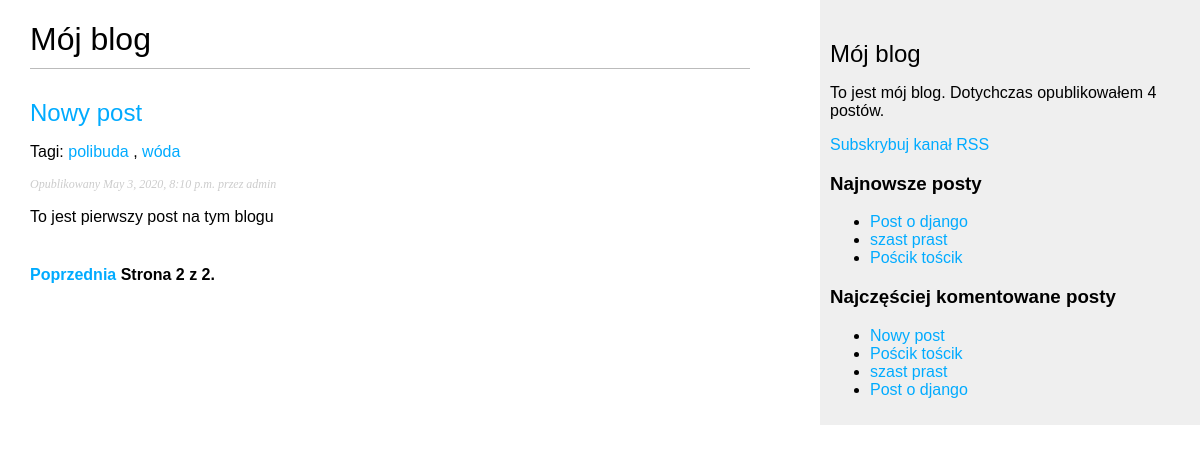
Screenshot of /blog/?page=2 with the database file from the repository.
### blog/models.py (models this page shows, shortened)
class Post(models.Model):
    STATUS_CHOICES = (
        ('draft', 'Draft'),
        ('published', 'Published'),
                      )
    title = models.CharField(max_length=250)
    slug = models.SlugField(max_length=250, unique_for_date='publish')
    author = models.ForeignKey(User, on_delete=models.CASCADE, related_name='blog_posts')
    body = models.TextField()
    publish = models.DateTimeField(default=timezone.now)
    created = models.DateTimeField(auto_now_add=True)
    updated = models.DateTimeField(auto_now=True)
    status = models.CharField(max_length=10, choices=STATUS_CHOICES, default='draft')
    objects = models.Manager()
    published = PublishedManager()
    tags = TaggableManager()
    class Meta:
        ordering = ('-publish', )
    def get_absolute_url(self):
        return reverse('blog:post_detail', args=[self.publish.year, self.publish.strftime('%m'),
                                                 self.publish.strftime('%d'), self.slug])

### blog/views.py (the view)
# urls.py: path('', views.post_list, name='post_list'),
def post_list(request, tag_slug=None):
    object_list = Post.published.all()
    if tag_slug:
        tag = get_object_or_404(Tag, slug=tag_slug)
        object_list = object_list.filter(tags__in=[tag])
    else:
        tag = None
    paginator = Paginator(object_list, 3)
    page = request.GET.get('page')
    try:
        posts = paginator.page(page)
    except PageNotAnInteger:
        posts = paginator.page(1)
    except EmptyPage:
        posts = paginator.pate(paginator.num_pages)
    return render(request, 'blog/post/list.html', {'page': page, 'posts': posts, 'tag': tag})

### blog/models.py (called while the page is built)
    def get_queryset(self):
        return super(PublishedManager, self).get_queryset().filter(status='published')

### blog/templatetags/blog_tags.py (called while the page is built)
@register.simple_tag
def total_posts():
    return Post.published.count()

@register.inclusion_tag('blog/post/latest_posts.html')
def show_latest_posts(count=5):
    latest_posts = Post.published.order_by('-publish')[:count]
    return {'latest_posts': latest_posts}

@register.simple_tag
def get_most_commented_posts(count=5):
    return Post.published.annotate(total_comments=Count('comments')).order_by('-total_comments')[:count]

@register.filter(name='markdown')
def markdown_format(text):
    return mark_safe(markdown.markdown(text))

### blog/templates/blog/post/list.html (shortened to what this page needs)
{% extends "blog/base.html" %}
{% block content %}
{% load blog_tags %}
 <h1>Mój blog</h1>
 {% for post in posts %}
 <h2>
 <a href="{{ post.get_absolute_url }}">
{{ post.title }}
 </a>
 </h2>
<p class="tags">Tagi:
 {% for tag in post.tags.all %}
  <a href="{% url 'blog:post_list_by_tag' tag.slug %}">{{ tag.name }}</a>
  {% if not forloop.last %}, {% endif %}
 {% endfor %}
</p>
 <p class="date">
 Opublikowany {{ post.publish }} przez {{ post.author }}
 </p>
 {{ post.body|markdown|truncatewords_html:30 }}
 {% endfor %}
{% include "pagination.html" with page=posts %}
{% endblock %}

### blog/templates/blog/base.html (shortened to what this page needs)
<!DOCTYPE html>
{% load blog_tags %}
{% load static %}
<html>
<head>
  <link href="{% static 'css/blog.css' %}" rel="stylesheet">
</head>
<body>
  <div id="content">
    {% block content %}
    {% endblock %}
  </div>
  <div id="sidebar">
  <h2>Mój blog</h2>
  <p>To jest mój blog. Dotychczas opublikowałem {% total_posts %} postów.</p>
  <p><a href="{% url 'blog:post_feed' %}">Subskrybuj kanał RSS</a></p>
  <h3>Najnowsze posty</h3>
  {% show_latest_posts 3 %}
  <h3>Najczęściej komentowane posty</h3>
{% get_most_commented_posts as most_commented_posts %}
<ul>
{% for post in most_commented_posts %}
  <li>
    <a href="{{ post.get_absolute_url }}">{{ post.title }}</a>
  </li>
{% endfor %}
</ul>
</div>
</body>
</html>

### blog/templates/blog/post/latest_posts.html
<ul>
{% for post in latest_posts %}
  <li>
    <a href="{{ post.get_absolute_url }}">{{ post.title }}</a>
  </li>
{% endfor %}
</ul>

### blog/static/css/blog.css (style rules this page uses)
body { margin:0; padding:0; font-family:helvetica, sans-serif; }
a { color:#00abff; text-decoration:none; }
h1 { font-weight:normal; border-bottom:1px solid #bbb; padding:0 0 10px 0; }
h2 { font-weight:normal; margin:30px 0 0; }
#content { float:left; width:60%; padding:0 0 0 30px; }
#sidebar { float:right; width:30%; padding:10px; background:#efefef; height:100%; }
p.date { color:#ccc; font-family: georgia, serif; font-size: 12px; font-style: italic; }

### rows the page displays
Post: title "Nowy post", publish "May 3, 2020, 8:10 p.m.", author "admin", body "To jest pierwszy post na tym blogu"
Tag: name "polibuda"
Tag: name "wóda"
Post: title "Post o django"
Post: title "szast prast"
Post: title "Pościk tościk"

### other values shown
{{ page.number }} "2"
{{ page.paginator.num_pages }} "2"
